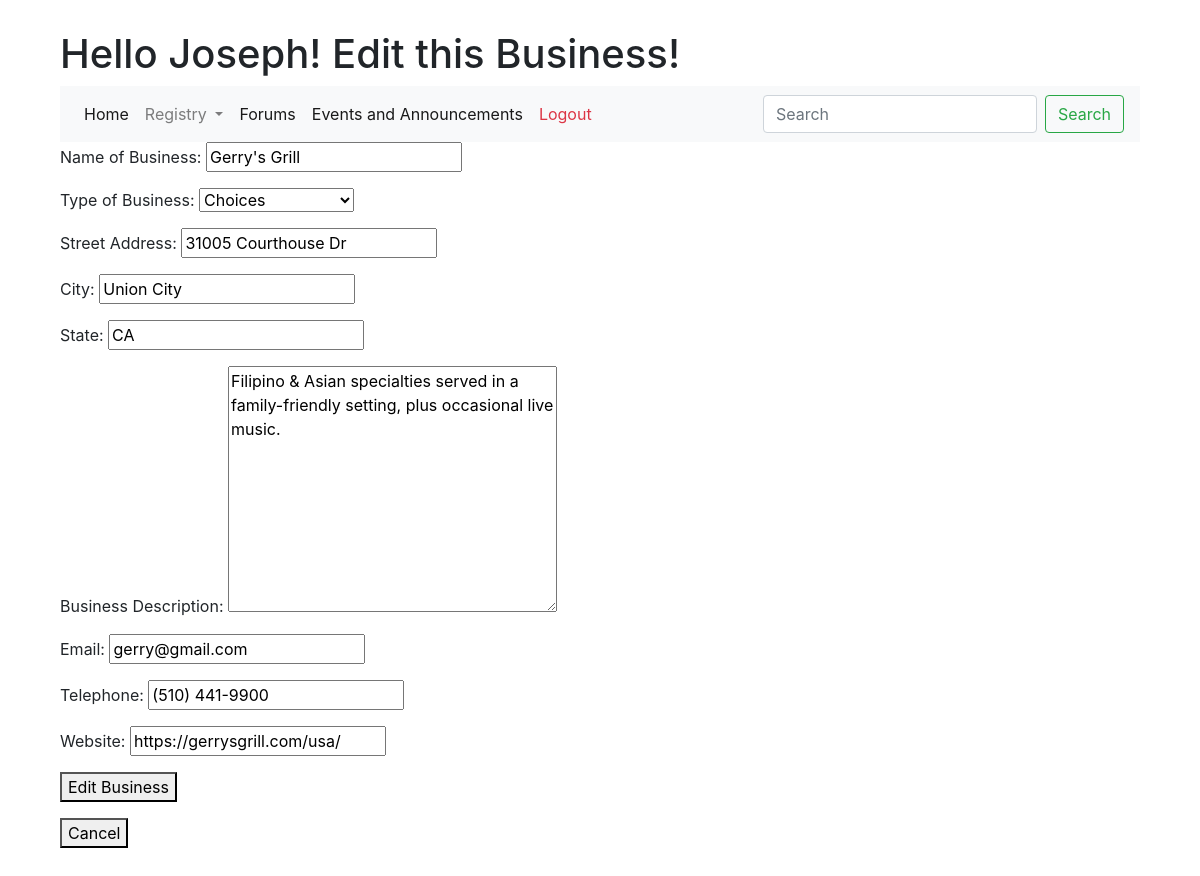
The app's page /business/edit/5 (signed in) with its own data.
### main_app/models.py (models this page shows)
class User(models.Model):
    first_name = models.CharField(max_length = 45)
    last_name = models.CharField(max_length = 45)
    user_name = models.CharField(max_length=45)
    email = models.CharField(max_length = 45)
    password = models.CharField(max_length = 255)
    objects = UserManager()
    created_at = models.DateTimeField(auto_now_add=True)
    updated_at = models.DateTimeField(auto_now=True)

class Business(models.Model):
    business = models.CharField(max_length = 45)
    bus_type = models.CharField(max_length = 45)
    address = models.CharField(max_length=45)
    city = models.CharField(max_length = 45)
    state = models.CharField(max_length = 45)
    description = models.TextField(max_length=45)
    email = models.CharField(max_length = 45)
    telephone = models.CharField(max_length = 45)
    website = models.CharField(max_length = 45)
    user = models.ForeignKey(User, related_name = "businesses", on_delete = models.CASCADE)
    objects = BusinessManager()
    created_at = models.DateTimeField(auto_now_add=True)
    updated_at = models.DateTimeField(auto_now=True)

### main_app/views.py (the view)
# urls.py: path("business/edit/<int:bus_id>", views.edit_bus),
def edit_bus(request, bus_id):
    user = User.objects.get(id = request.session['user_id'])
    context = {
        "edit_bus" : Business.objects.get(id = bus_id),
        "logged_in_user" : user,
    }
    return render(request, "edit_bus.html", context)

### main_app/templates/edit_bus.html (shortened to what this page needs)
<!DOCTYPE html>
<html lang="en">
<head>
    <link rel="stylesheet" href="https://maxcdn.bootstrapcdn.com/bootstrap/4.0.0/css/bootstrap.min.css">
</head>
<body>
    <div class="container" style="padding: 30px">
        <h1>Hello {{logged_in_user.first_name}}! Edit this Business!</h1>
        <nav class="navbar navbar-expand-lg navbar-light bg-light">
            <div class="collapse navbar-collapse justify-content: space-between" >
              <ul class="navbar-nav mr-auto">
                <li class="nav-item active">
                  <a class="nav-link" href="/dashboard">Home <span class="sr-only">(current)</span></a>
                </li>
                <li class="nav-item dropdown">
                    <a class="nav-link dropdown-toggle" href="#" id="navbarDropdown" role="button" data-toggle="dropdown" aria-haspopup="true" aria-expanded="false">
                      Registry
                    </a>
                </li>
                <li class="nav-item active">
                    <a class="nav-link" href="#">Forums <span class="sr-only">(current)</span></a>
                </li>
                <li class="nav-item active">
                    <a class="nav-link" href="#">Events and Announcements <span class="sr-only">(current)</span></a>
                </li>
                <li>
                    <a class="nav-link text-danger" href="/logout">Logout</a>
                </li>
              </ul>
              <form class="form-inline my-2 my-lg-0">
                <input class="form-control mr-sm-2" type="search" placeholder="Search" aria-label="Search">
                <button class="btn btn-outline-success my-2 my-sm-0" type="submit">Search</button>
              </form>
            </div>
        </nav>
        <form class="form-group" action="/business/update/{{edit_bus.id}}" method="post">
            <p>
                Name of Business:
                <input type="text" name="business" id="" value="{{edit_bus.business}}">
            </p>
            <p>
                Type of Business:
                <select class="form-select form-select-sm" aria-label=".form-select-sm example" name="bus_type">
                    <option selected>Choices</option>
                </select>
            </p>
            <p>
                Street Address:
                <input type="text" name="address" id="" value="{{edit_bus.address}}">
            </p>
            <p>
                City:
                <input type="text" name="city" id="" value="{{edit_bus.city}}">
            </p>
            <p>
                State:
                <input type="text" name="state" id="" value="{{edit_bus.state}}">
            </p>
            <p>
                Business Description:
                <textarea name="description" id="" cols="30" rows="10">{{edit_bus.description}}</textarea>
            </p>
            <p>
                Email:
                <input type="email" name="email" id="" value="{{edit_bus.email}}">
            </p>
            <p>
                Telephone:
                <input type="tel" name="telephone" id=""value="{{edit_bus.telephone}}">
            </p>
            <p>
                Website:
                <input type="url" name="website" id="" value="{{edit_bus.website}}">
            </p>
            <button type="submit">Edit Business</button>
        </form>
        <a href="/dashboard">
            <button type="submit">Cancel</button>
        </a>
    </div>
</body>
</html>

### records on screen
User: first_name "Joseph"
Business: business "Gerry's Grill", address "31005 Courthouse Dr", city "Union City", state "CA", description "Filipino & Asian specialties served in a family-friendly setting, plus occasional live music.", email "gerry@gmail.com", website "https://gerrysgrill.com/usa/"
